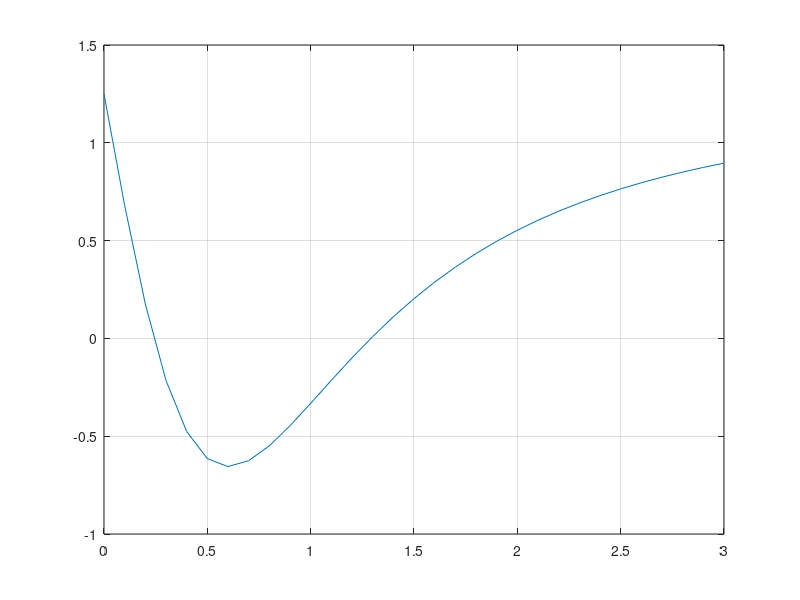

Reproduce this figure in MATLAB.
% ------------------ P 5.19 ------------------ %
% Problem:  A total charge Q is uniformly distributed around a ring-shaped 
%           conductor with radius a. A charge q is located at a distance x from 
%           the center of the ring (Fig. P5.19). The force exerted on the charge 
%           by the ring is given by
%
%           F - q_small*q_big*x/(4*pi*e_zero*(x^2 + a^2)^1.5)
%
%           where e0 = 8.9 × 10−12 C2/(N m2). Find the distance x where the force 
%           is 1.25 N if q and Q are 2 × 10−5 C for a ring with a radius of 0.85 m

% Problem: Find roots of the following function
% f = @(x) F - (1/(4*pi*e_zero))*((q*Q*x)/((x^2 + a^2)^(1.5)));

% Init values
e_zero = 8.9e-12; % C^2/NM^2
F = 1.25;         % N
q = 2e-5;         % C
Q = q;            % C
a = 0.85;         % radius in m 
x = 0.0:0.1:3;

% Define function 
% Have to add . after x
f = @(x) F - (1/(4*pi*e_zero))*((q*Q*x)./((x.^2 + a.^2).^(1.5)));

% Plot
plot(x, f(x))

% Start bracketing methods 
x_left = 0.2;
x_right = 0.3;
iter = 0;

% Start loop (left root) --- WRONG
while (abs(x_right - x_left)>10^-4)

    iter = iter +1;
    x_new = (x_left + x_right)/2;

    if (f(x_new) + f(x_left) > 0)
        x_left = x_new;
    else
        x_right = x_new;
    end
end

fprintf("First root (leftmost): %.4f\n", x_new)

x_left = 1.2;
x_right = 1.3;
iter = 0;

% Start loop (left root) --- wrong
while (abs(x_right - x_left)>10^-4)

    iter = iter +1;
    x_new = (x_left + x_right)/2;

    if (f(x_new) + f(x_left) > 0)
        x_left = x_new;
    else
        x_right = x_new;
    end
end

fprintf("Second root (rightmost): %.4f\n", x_new)



% Professor's Method
% ---------------------------------------------------------------------- %
x_left = 1;
x_right =2.;
x_new = x_right;
iter = 0;

while(abs(f(x_new))>1.e-4)
    iter = iter +1;
    x_new = x_right - ...
        f(x_right)*(x_left - x_right)/(f(x_left) - f(x_right));

    if (f(x_new) * f(x_left) > 0)
        x_left = x_new;
    else
        x_right = x_new;
    end
end

plot(x,f(x),x_new, f(x_new), '-o'); grid;
fprintf("Solution: %.4f\n", x_new)



% Professors example
% ---------------------------------------------------------------------- %
clear;
e_zero = 8.9*10^(-12); q_small = 2.e-5; q_big = 2.e-5; a = 0.85; F = 1.25;
% This defines a function "force" as a function of "x"
force = @(x) F - q_small*q_big*x/(4*pi*e_zero*(x^2 + a^2)^1.5);
x = 0:0.1:3;

for i = 1:31
    y(i) = force(x(i));
end

plot (x,y); grid;
% The function has one root between 0 and 0.5, and another root between
% 1 and 1.5
x_left = 1;
x_right = 2.;
x_new = x_right;
iter = 0;

while (abs(force(x_new)) > 1.e-4)
    iter = iter + 1;

    % Bisection
    % x_new = (x_left + x_right)/2.;

    % False position
    x_new = x_right - ...
    force(x_right)*(x_left - x_right)/(force(x_left) - force(x_right));
    
    if force(x_new)*force(x_left) > 0
        x_left = x_new;
    else
        x_right = x_new;
    end
end % end while

disp("------------------ P 5.19 ------------------")
fprintf('Number of iteration is %d\n', iter)
fprintf('The final solution is %3.4f, and the value of the function is %8.2e\n', ...
x_new, force(x_new));

